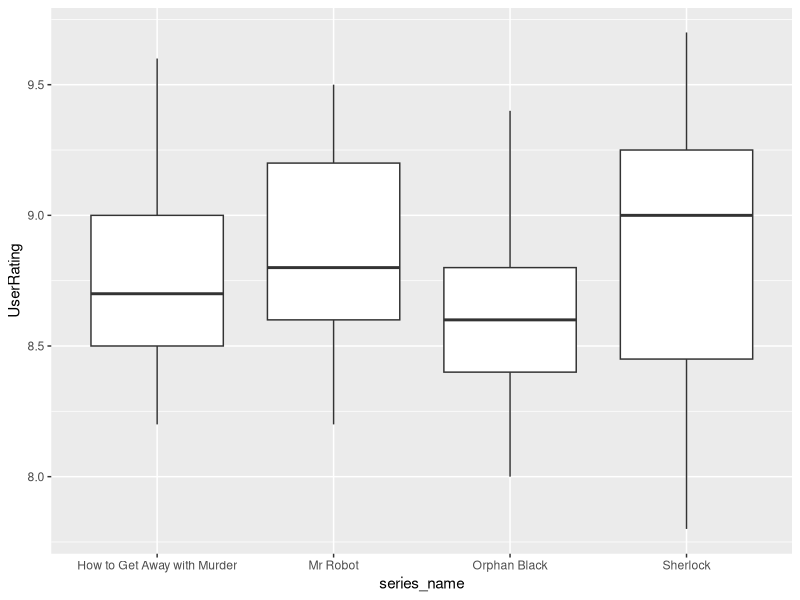
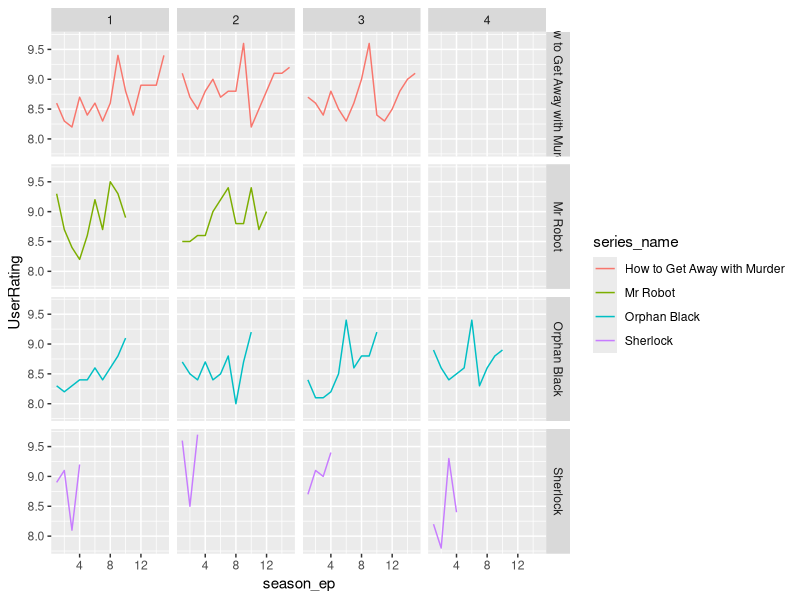

Write R code to recreate these figures, in order.
## ---- chunk 1
knitr::opts_chunk$set(echo = TRUE,fig.width = 10)

## ---- chunk 2
library(ggplot2)
library(dplyr)
library(tidyr)
library(readr)

library(knitr)
## ---- chunk 3
series = read_csv("series_from_imdb.csv")
series_filtradas = series %>% filter(series_name %in% c("How to Get Away with Murder", "Mr Robot","Orphan Black","Sherlock"))
unique(select(series_filtradas,series_name))

## ---- chunk 4
series_filtradas %>%
  ggplot(aes(x = series_name,y = UserRating)) + geom_boxplot()
## ---- chunk 5
series_filtradas %>%
  ggplot(aes(x = season_ep,y = UserRating, color = series_name)) + geom_line() + facet_grid(series_name~season)
